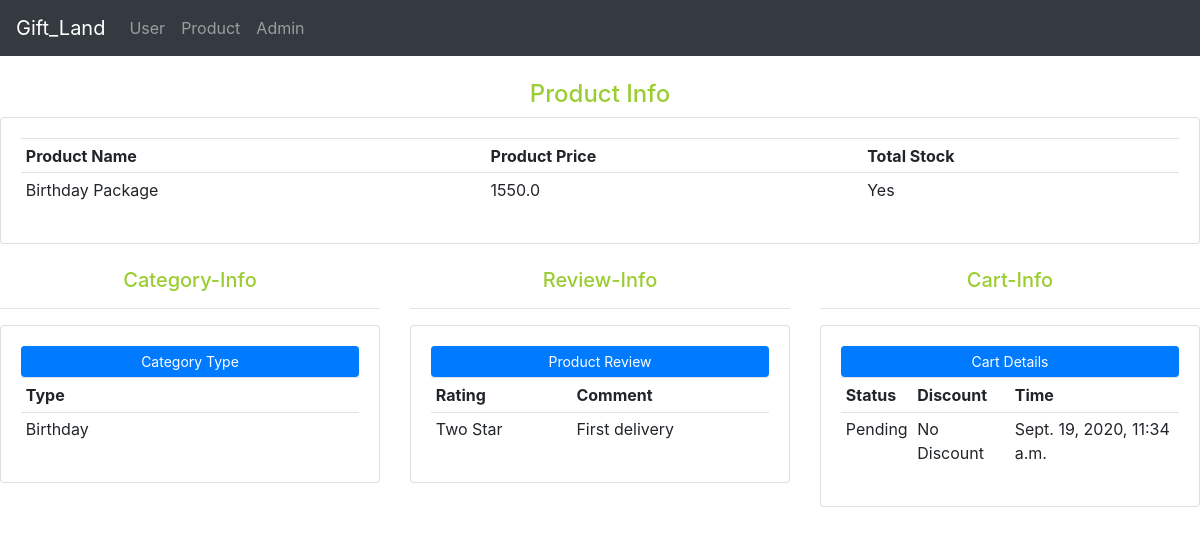
The app's page /product/ with its own data.
### Product/models.py (models this page shows, shortened)
class Product(models.Model):
    product_id=models.IntegerField(blank=True,null=True)
    product_name=models.CharField(max_length=200)
    product_price=models.FloatField(blank=True,null=True)
    product_totalstock=models.CharField(max_length=100)

class Category(models.Model):
    category_id=models.IntegerField(blank=True,null=True)
    category_type=models.CharField(max_length=200)

class Review(models.Model):
    Rating=(
        ('Five Star','Five Star'),
        ('Four Star','Four Star'),
        ('Three Star','Three Star'),
        ('Two Star','Two Star'),
    )
    Comment=(
        ('Good Sevices','Good Sevices'),
        ('Can be better','Can be better'),
        ('Affordable price','Affordable price'),
        ('First delivery','First delivery'),
        ('Quality of the product is good','Quality of the product is good'),
        ('Satisfied with the product','Satisfied with the product'),
    )
    review_id=models.IntegerField(blank=True,null=True)
    review_rating=models.CharField(max_length=100,choices=Rating)
    review_comment=models.CharField(max_length=200,choices=Comment)

class Cart(models.Model):
    Drate=(
        ('No Discount','No Discount'),
        ('25% Discount','25% Discount'),
        ('50% Discount','50% Discount'),
        ('70% Discount','70% Discount'),
    )
    Status=(
        ('Pending','Pending'),
        ('Out for delivery','Out for delivey'),
        ('Delivered','Delivered'),
    )
    cart_id=models.IntegerField(blank=True,null=True)
    cart_status=models.CharField(max_length=100,choices=Status)
    cart_time=models.DateTimeField(auto_now_add=True)
    cart_discount=models.CharField(max_length=200,choices=Drate)

### Product/views.py (the view)
# urls.py: path('product/', Product_views.Show_Product),
def Show_Product(request):
    product_info=Product.objects.all()
    category_info=Category.objects.all()
    review_info=Review.objects.all()
    cart_info=Cart.objects.all()
    context={
        'product_info':product_info,
        'category_info':category_info,
        'review_info':review_info,
        'cart_info':cart_info,
    }
    return render(request,'product.html',context)

### templates/product.html
{% extends 'base.html' %}
{% block content %}
<br>
<div class="row">
	<div class="col-md">
		<h4 style="text-align: center; color: yellowgreen;">Product Info</h4>
		<div class="card card-body">
			<table class="table table-sm">
				<tr>
					<th>Product Name</th>
					<th>Product Price</th>
                    <th>Total Stock</th>
					{% for i in product_info %}
					   <tr>
						   <td>{{ i.product_name }}</td>
                           <td>{{ i.product_price }}</td>
						   <td>{{ i.product_totalstock }}</td>
					   </tr>
					{% endfor %}
				</tr>
			</table>
		</div>
	</div>
</div>
<br>
<div class="row">
	<div class="col-md">
		<h5 style="text-align: center; color:yellowgreen;">Category-Info</h5>
		<hr>
		<div class="card card-body">
			<a class="btn btn-primary btn-sm btn-block" href="">Category Type</a>
			<table class="table table-sm">
				<tr>
					<th>Type</th>
					{% for i in category_info %}
					   <tr>
						   <td>{{ i.category_type }}</td>
					   </tr>
					{% endfor %}
				</tr>
			</table>
		</div>
	</div>
	<div class="col-md-4">
		<h5 style="text-align: center; color:yellowgreen;">Review-Info</h5>
		<hr>
		<div class="card card-body">
			<a class="btn btn-primary btn-sm btn-block" href="">Product Review</a>
			<table class="table table-sm">
				<tr>
					<th>Rating</th>
                    <th>Comment</th>
					{% for i in review_info %}
					   <tr>
						   <td>{{ i.review_rating }}</td>
						   <td>{{ i.review_comment}}</td>
					   </tr>
					{% endfor %}
				</tr>
			</table>
		</div>
	</div>
	<div class="col-md-4">
		<h5 style="text-align: center; color:yellowgreen;">Cart-Info</h5>
		<hr>
		<div class="card card-body">
			<a class="btn btn-primary btn-sm btn-block" href="">Cart Details</a>
			<table class="table table-sm">
				<tr>
					<th>Status</th>
					<th>Discount</th>
					<th>Time</th>
					{% for i in cart_info %}
					   <tr>
						   <td>{{ i.cart_status }}</td>
						   <td>{{ i.cart_discount}}</td>
						   <td>{{ i.cart_time}}</td>
					   </tr>
					{% endfor %}
				</tr>
			</table>
		</div>
	</div>
</div>
{% endblock %}

### templates/base.html (shortened to what this page needs)
<!DOCTYPE html>
<html>
<head>
    <link rel="stylesheet" href="https://stackpath.bootstrapcdn.com/bootstrap/4.5.2/css/bootstrap.min.css">
</head>
<body>
    {% include 'navbar.html' %}
	{% block content %}
	{% endblock %}
</body>
</html>

### templates/navbar.html (shortened to what this page needs)
<nav class="navbar navbar-expand-lg navbar-dark bg-dark">
    <a class="navbar-brand" href="#">Gift_Land</a>
    <div class="collapse navbar-collapse" id="navbarNav">
      <ul class="navbar-nav">
        <li class="nav-item">
          <a class="nav-link" href="#">User</a>
        </li>
        <li class="nav-item">
          <a class="nav-link" href="#">Product</a>
        </li>
        <li class="nav-item">
          <a class="nav-link" href="#">Admin</a>
        </li>
      </ul>
    </div>
  </nav>

### records on screen
Product: product_name "Birthday Package", product_price "1550.0", product_totalstock "Yes"
Category: category_type "Birthday"
Review: review_rating "Two Star", review_comment "First delivery"
Cart: cart_status "Pending", cart_discount "No Discount", cart_time "Sept. 19, 2020, 11:34 a.m."
